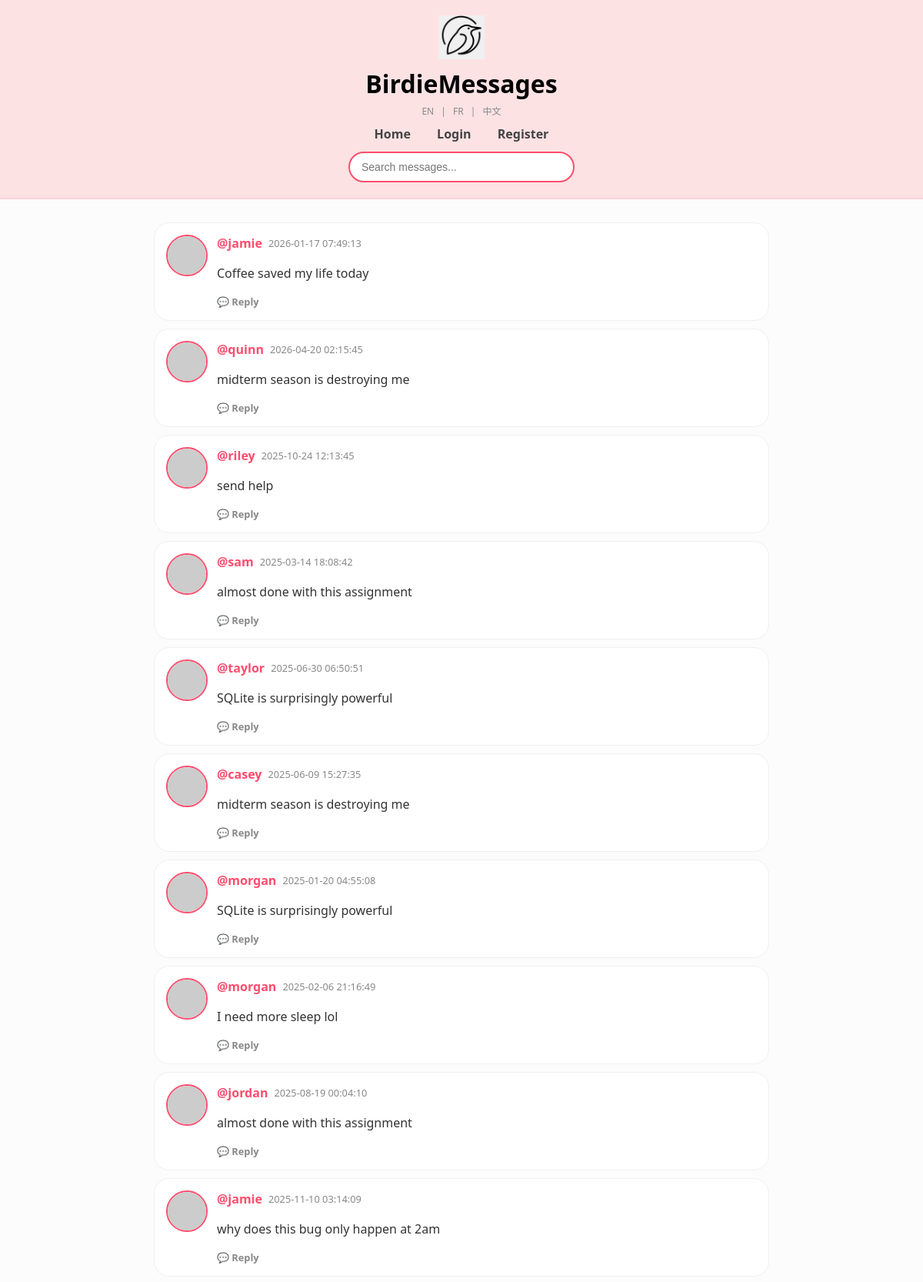
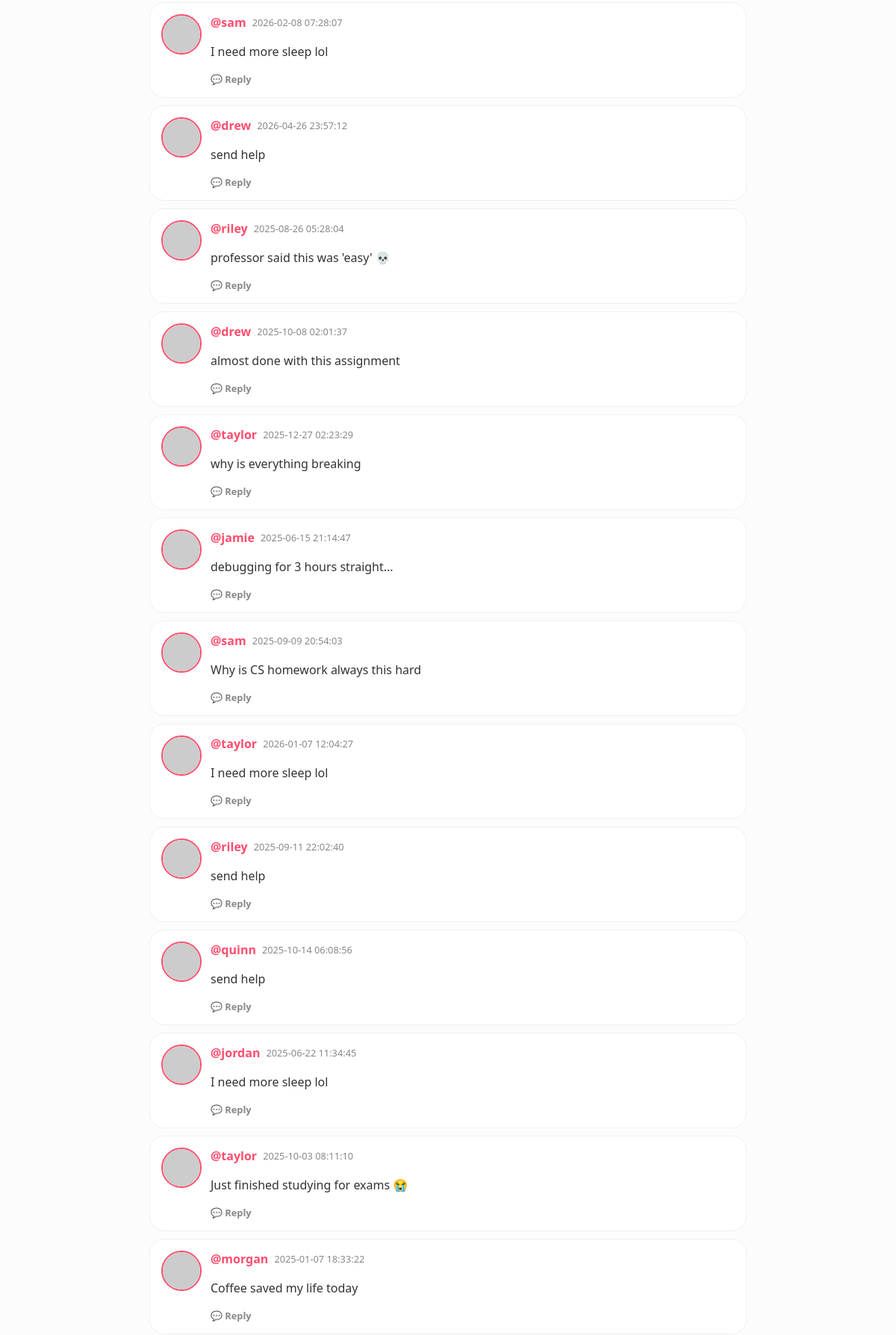
Screenshot of /?page=2 (upper part) with the database file from the repository (2 pictures, top to bottom).
### tables this page shows
CREATE TABLE users (
            id INTEGER PRIMARY KEY AUTOINCREMENT,
            username TEXT UNIQUE,
            password TEXT,
            age INTEGER,
            bio TEXT
        );

### app.py (the view)
@app.get("/", response_class=HTMLResponse)
async def home(request: Request, page: int = 1):
    if page < 1: page = 1
    limit = 50
    offset = (page - 1) * limit
    db = get_db()
    rows = db.execute("""
    WITH RECURSIVE message_tree AS (
        SELECT id, id as root_id, timestamp, 0 as depth
        FROM messages
        WHERE parent_id IS NULL

        UNION ALL

        SELECT m.id, mt.root_id, m.timestamp, mt.depth + 1
        FROM messages m
        JOIN message_tree mt ON m.parent_id = mt.id
    )
    SELECT m.*, u.username, mt.depth, mt.root_id
    FROM messages m
    JOIN message_tree mt ON m.id = mt.id
    LEFT JOIN users u ON m.user_id = u.id
    ORDER BY mt.root_id DESC, m.id ASC
    LIMIT ? OFFSET ?
""", (limit, offset)).fetchall()
    total_row = db.execute("SELECT COUNT(*) FROM messages").fetchone()
    total = total_row[0] if total_row else 0
    db.close()
    logged_in_user = request.cookies.get("username")
    return templates.TemplateResponse(
        request=request,
        name="index.html",
        context={
            "request": request,
            "messages": rows,
            "page": page,
            "has_next": (offset + limit) < total,
            "has_prev": page > 1,
            "user": logged_in_user,
            "t": get_translations(request)
        }
    )

### templates/index.html (shortened to what this page needs)
<!DOCTYPE html>
<html lang="en">
<head>
</head>
<body>
{% set t = get_t(request) %}
<header class="birdie-header">
    <div class="logo-container">
        <img src="/static/logo.png" class="main-logo">
        <div class="title-nav">
            <h1>BirdieMessages</h1>
            <div class="lang-nav">
                <a href="/set_lang/en">EN</a> |
                <a href="/set_lang/fr">FR</a> |
                <a href="/set_lang/zh">中文</a>
            </div>
            <nav>
                <a href="/">{{ t.home }}</a>
                {% if user %}
                    <a href="/create_message">+ {{ t.post }}</a>
                    <a href="/profile/{{ user }}">{{ t.profile }}</a>
                    <a href="/logout">{{ t.logout }}</a>
                {% else %}
                    <a href="/login">{{ t.login }}</a>
                    <a href="/register">{{ t.register }}</a>
                {% endif %}
            </nav>
            <div class="search-row">
                <form action="/search" method="get">
                    <input type="text" name="q" placeholder="{{ t.search_placeholder }}">
                </form>
            </div>
        </div>
    </div>
</header>
<div class="container">
    {% for msg in messages %}
        <div class="chirp-card {% if msg.parent_id %}is-reply{% endif %}">
            <img class="avatar-circle {% if msg.parent_id %}avatar-reply{% endif %}"
                src="https://robohash.org/{{ msg.username }}?set=set4&size=50x50">
            <div style="flex:1;">
                <div style="display:flex; gap:8px; align-items:center;">
                    <a class="username" href="/profile/{{ msg.username }}">@{{ msg.username }}</a>
                    <span class="timestamp">{{ msg.timestamp }}</span>
                </div>
                <div class="message-content">
                    {{ linkify(msg.content) | safe }}
                </div>
                <div class="actions-bar">
                    <a href="/message/{{ msg.id }}" class="btn-action">💬 {{ t.reply or 'Reply' }}</a>
                </div>
            </div>
        </div>
    {% endfor %}
</div>
</body>
</html>

### templates/index.html (style rules this page uses)
:root { --birdie-pink: #fde2e4; --birdie-dark-pink: #ff4d6d; --birdie-border: #fad2d6; --nav-text: #444; }
body { background-color: #fcfcfc; font-family: 'Segoe UI', Roboto, Helvetica, Arial, sans-serif; margin: 0; padding: 0; color: #333; }
.birdie-header { background-color: var(--birdie-pink); padding: 20px 0; border-bottom: 2px solid var(--birdie-border); text-align: center; }
.logo-container { display: flex; flex-direction: column; align-items: center; }
.main-logo { width: 60px; height: auto; margin-bottom: 5px; }
.title-nav h1 { font-size: 32px; margin: 5px 0; font-weight: 800; color: #000; }
.lang-nav { font-size: 0.75em; color: #888; margin-bottom: 10px; }
.lang-nav a { color: #888; text-decoration: none; margin: 0 6px; }
.title-nav nav { margin: 10px 0; font-weight: 600; }
.title-nav nav a { text-decoration: none; color: var(--nav-text); margin: 0 15px; }
.search-row { margin-top: 12px; }
.search-row input { padding: 10px 15px; width: 260px; border-radius: 20px; border: 2px solid var(--birdie-dark-pink); outline: none; font-size: 14px; background: white; }
.container { max-width: 800px; margin: 30px auto; padding: 0 20px; }
.chirp-card { background: white; border: 1px solid #f0f0f0; border-radius: 20px; padding: 15px; margin-bottom: 10px; display: flex; gap: 12px; }
.avatar-circle { width: 50px; height: 50px; border-radius: 50%; border: 2px solid var(--birdie-dark-pink); }
.username { color: var(--birdie-dark-pink); font-weight: bold; text-decoration: none; }
.message-content { margin-top: 5px; line-height: 1.5; }
.timestamp, .bio-text { color: #888; font-size: 0.8em; font-family: inherit; }
.actions-bar { margin-top: 10px; display: flex; gap: 15px; font-family: inherit; }
.btn-action { text-decoration: none; font-size: 0.8em; color: #888; font-weight: 600; font-family: inherit; }

### rows the page displays
users: username "jamie", timestamp "2026-01-17 07:49:13", linkify "Coffee saved my life today", reply "Reply", timestamp "2025-11-10 03:14:09", linkify "why does this bug only happen at 2am", timestamp "2025-06-15 21:14:47", linkify "debugging for 3 hours straight..."
users: username "quinn", timestamp "2026-04-20 02:15:45", linkify "midterm season is destroying me", reply "Reply", timestamp "2025-10-14 06:08:56", linkify "send help"
users: username "riley", timestamp "2025-10-24 12:13:45", linkify "send help", reply "Reply", timestamp "2025-08-26 05:28:04", linkify "professor said this was 'easy' 💀", timestamp "2025-09-11 22:02:40"
users: username "sam", timestamp "2025-03-14 18:08:42", linkify "almost done with this assignment", reply "Reply", timestamp "2026-02-08 07:28:07", linkify "I need more sleep lol", timestamp "2025-09-09 20:54:03", linkify "Why is CS homework always this hard"
users: username "taylor", timestamp "2025-06-30 06:50:51", linkify "SQLite is surprisingly powerful", reply "Reply", timestamp "2025-12-27 02:23:29", linkify "why is everything breaking", timestamp "2026-01-07 12:04:27", linkify "I need more sleep lol", timestamp "2025-10-03 08:11:10", linkify "Just finished studying for exams 😭"
users: username "casey", timestamp "2025-06-09 15:27:35", linkify "midterm season is destroying me", reply "Reply"
users: username "morgan", timestamp "2025-01-20 04:55:08", linkify "SQLite is surprisingly powerful", reply "Reply", timestamp "2025-02-06 21:16:49", linkify "I need more sleep lol", timestamp "2025-01-07 18:33:22", linkify "Coffee saved my life today"
users: username "jordan", timestamp "2025-08-19 00:04:10", linkify "almost done with this assignment", reply "Reply", timestamp "2025-06-22 11:34:45", linkify "I need more sleep lol"
users: username "drew", timestamp "2026-04-26 23:57:12", linkify "send help", reply "Reply", timestamp "2025-10-08 02:01:37", linkify "almost done with this assignment"

### other values shown
{{ t.home }} "Home"
{{ t.login }} "Login"
{{ t.register }} "Register"
